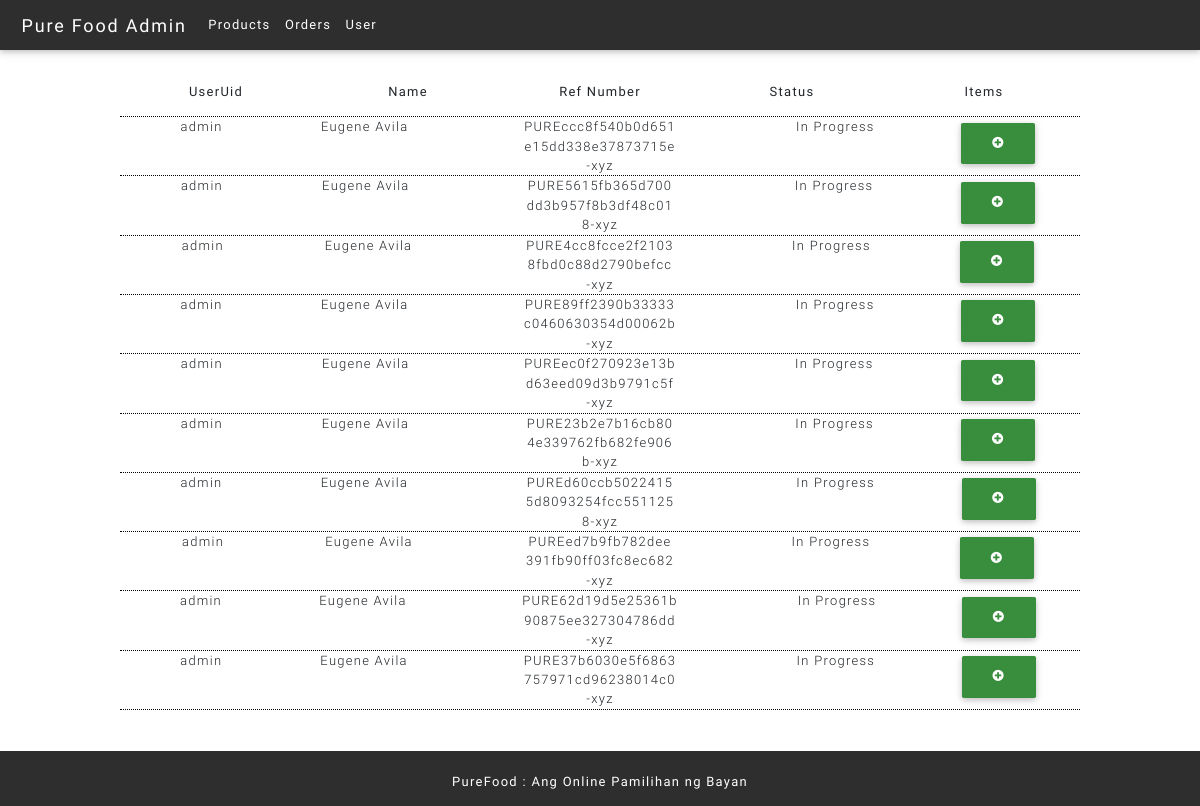
The app's page /admin/orders.php, older data.
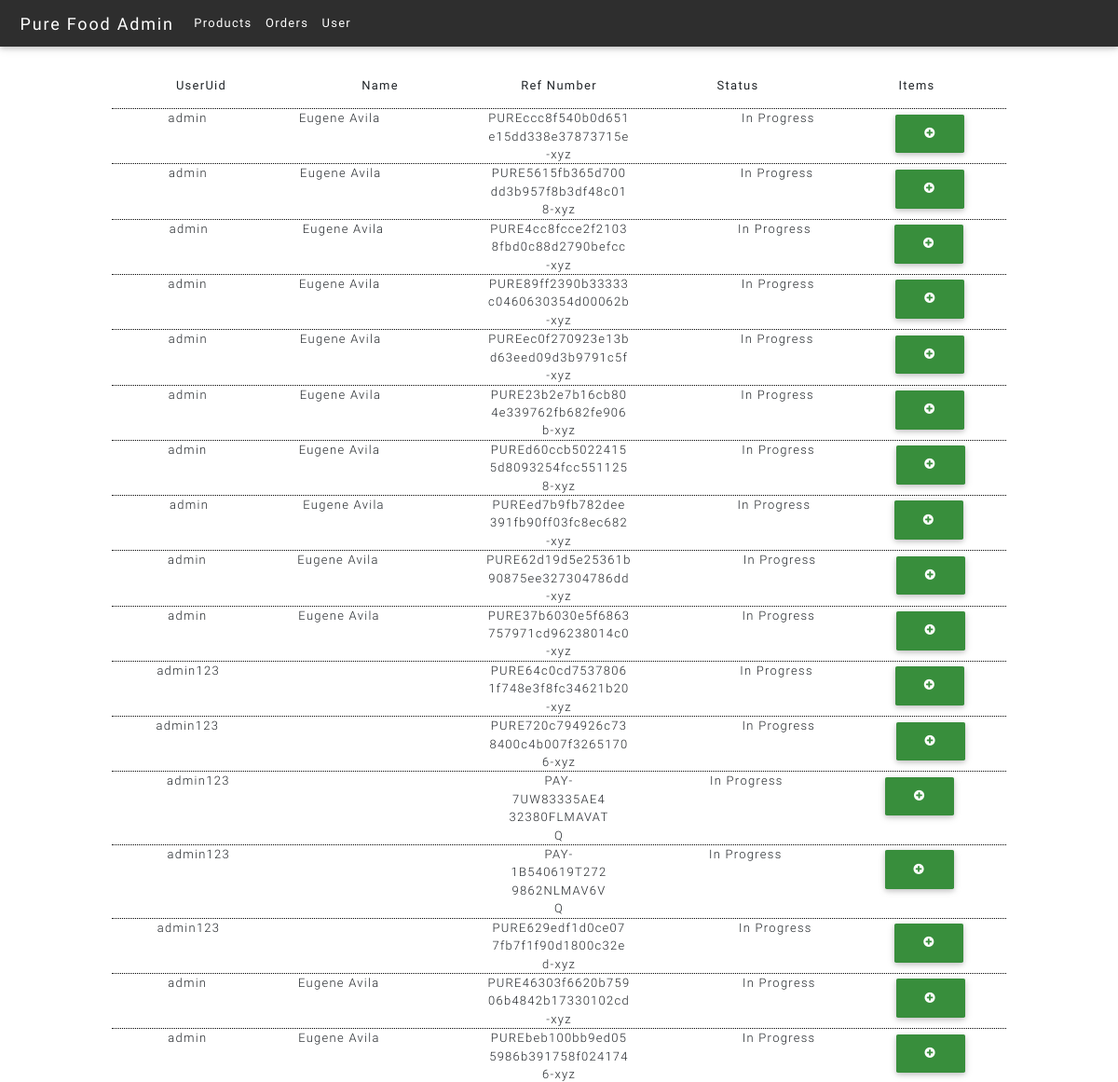
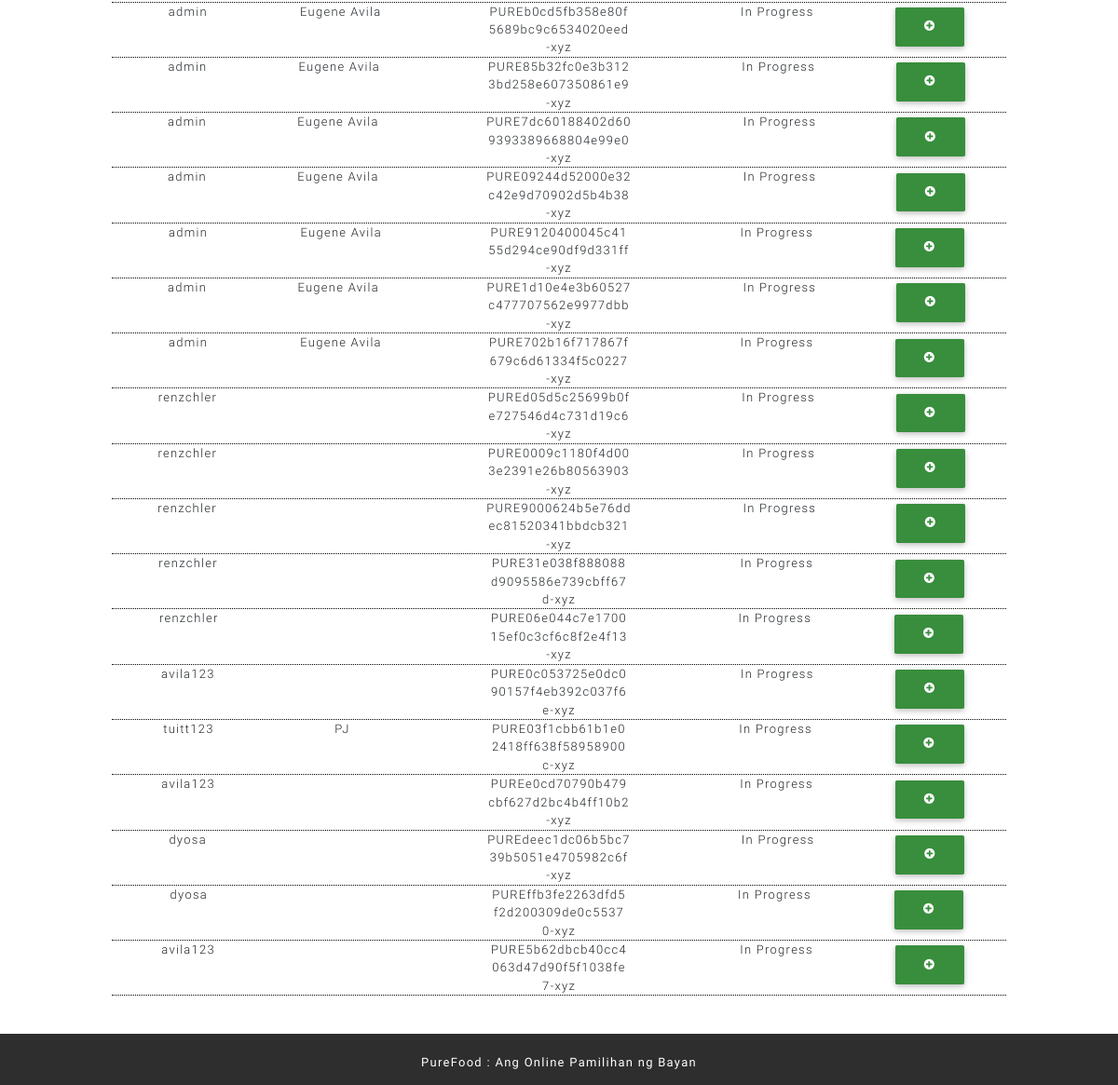
The same page, newer data (2 pictures, top to bottom).
### tables this page shows
CREATE TABLE `carts` (
  `id` int(11) NOT NULL,
  `cartUser` int(11) NOT NULL,
  `cartRefNum` varchar(255) NOT NULL,
  `cartStatus` int(2) NOT NULL DEFAULT '1'
);

CREATE TABLE `users` (
  `id` int(11) NOT NULL,
  `userFirstName` varchar(255) DEFAULT NULL,
  `userLastName` varchar(255) DEFAULT NULL,
  `userUid` varchar(255) NOT NULL,
  `userEmail` varchar(255) NOT NULL,
  `userPassword` varchar(255) NOT NULL,
  `userStreet` varchar(255) DEFAULT '" "',
  `userBrgy` varchar(255) DEFAULT '" "',
  `userCity` varchar(255) DEFAULT '" "',
  `userRole` int(11) NOT NULL DEFAULT '2',
  `userStatus` int(11) NOT NULL DEFAULT '1'
);

CREATE TABLE `orderstatuses` (
  `id` int(2) NOT NULL,
  `statusname` varchar(255) NOT NULL
);

### admin/orders.php (the view, shortened to what this page needs)
<?php
include_once './adminpartials/header.php';
include_once './adminpartials/navbar.php';
$order_qry = "SELECT u.userUid,CONCAT(u.userFirstName,' ',u.userLastName) as name,c.cartRefNum,o.statusname
FROM carts c
JOIN orderstatuses o
ON(c.cartStatus=o.id)
JOIN users u
ON(c.cartUser = u.id)";
$result_orderqry = mysqli_query($conn,$order_qry);
?>
<main class="admincontent">
    <table class="grid ordercontainer">
        <thead>
            <tr class="grid orders">
                <th><p>UserUid</p></th>
                <th><p>Name</p></th>
                <th><p>Ref Number</p></th>
                <th><p>Status</p></th>
                <th><p>Items</p></th>
            </tr>
        </thead>
        <tbody>
        <?php while($order = mysqli_fetch_assoc($result_orderqry)):
            extract($order);
        ?>
            <tr class="grid orders">
                <td><?=$userUid;?></td>
                <td><?=$name;?></td>
                <td><?=$cartRefNum;?></td>
                <td><?=$statusname;?></td>
                <td><button class="btn btn-dark-green" data-toggle="modal" data-target="#<?=$cartRefNum?>"><i class="fa fa-plus-circle" aria-hidden="true"></i></button>
                </td>
            </tr>
        <?php
            endwhile;
        ?>
        </tbody>
    </table>
</main>
<?php
include_once './adminpartials/footer.php';
?>

Row changes from the older to the newer data that the page shows:
added carts: cartUser.userUid "admin123", cartRefNum "PURE64c0cd75378061f748e3f8fc34621b20-xyz", cartStatus.statusname "In Progress"
added carts: cartUser.userUid "admin123", cartRefNum "PURE720c794926c738400c4b007f32651706-xyz", cartStatus.statusname "In Progress"
added carts: cartUser.userUid "admin123", cartRefNum "PAY-7UW83335AE432380FLMAVATQ", cartStatus.statusname "In Progress"
added carts: cartUser.userUid "admin123", cartRefNum "PAY-1B540619T2729862NLMAV6VQ", cartStatus.statusname "In Progress"
added carts: cartUser.userUid "admin123", cartRefNum "PURE629edf1d0ce077fb7f1f90d1800c32ed-xyz", cartStatus.statusname "In Progress"
added carts: cartUser.userUid "admin", name "Eugene Avila", cartRefNum "PURE46303f6620b75906b4842b17330102cd-xyz", cartStatus.statusname "In Progress"
added carts: cartUser.userUid "admin", name "Eugene Avila", cartRefNum "PUREbeb100bb9ed055986b391758f0241746-xyz", cartStatus.statusname "In Progress"
added carts: cartUser.userUid "admin", name "Eugene Avila", cartRefNum "PUREb0cd5fb358e80f5689bc9c6534020eed-xyz", cartStatus.statusname "In Progress"
added carts: cartUser.userUid "admin", name "Eugene Avila", cartRefNum "PURE85b32fc0e3b3123bd258e607350861e9-xyz", cartStatus.statusname "In Progress"
added carts: cartUser.userUid "admin", name "Eugene Avila", cartRefNum "PURE7dc60188402d609393389668804e99e0-xyz", cartStatus.statusname "In Progress"
added carts: cartUser.userUid "admin", name "Eugene Avila", cartRefNum "PURE09244d52000e32c42e9d70902d5b4b38-xyz", cartStatus.statusname "In Progress"
added carts: cartUser.userUid "admin", name "Eugene Avila", cartRefNum "PURE9120400045c4155d294ce90df9d331ff-xyz", cartStatus.statusname "In Progress"
added carts: cartUser.userUid "admin", name "Eugene Avila", cartRefNum "PURE1d10e4e3b60527c477707562e9977dbb-xyz", cartStatus.statusname "In Progress"
added carts: cartUser.userUid "admin", name "Eugene Avila", cartRefNum "PURE702b16f717867f679c6d61334f5c0227-xyz", cartStatus.statusname "In Progress"
added carts: cartUser.userUid "renzchler", cartRefNum "PUREd05d5c25699b0fe727546d4c731d19c6-xyz", cartStatus.statusname "In Progress"
added carts: cartUser.userUid "renzchler", cartRefNum "PURE0009c1180f4d003e2391e26b80563903-xyz", cartStatus.statusname "In Progress"
added carts: cartUser.userUid "renzchler", cartRefNum "PURE9000624b5e76ddec81520341bbdcb321-xyz", cartStatus.statusname "In Progress"
added carts: cartUser.userUid "renzchler", cartRefNum "PURE31e038f888088d9095586e739cbff67d-xyz", cartStatus.statusname "In Progress"
added carts: cartUser.userUid "renzchler", cartRefNum "PURE06e044c7e170015ef0c3cf6c8f2e4f13-xyz", cartStatus.statusname "In Progress"
added carts: cartUser.userUid "avila123", cartRefNum "PURE0c053725e0dc090157f4eb392c037f6e-xyz", cartStatus.statusname "In Progress"
added carts: cartUser.userUid "tuitt123", name "PJ", cartRefNum "PURE03f1cbb61b1e02418ff638f58958900c-xyz", cartStatus.statusname "In Progress"
added carts: cartUser.userUid "avila123", cartRefNum "PUREe0cd70790b479cbf627d2bc4b4ff10b2-xyz", cartStatus.statusname "In Progress"
added carts: cartUser.userUid "dyosa", cartRefNum "PUREdeec1dc06b5bc739b5051e4705982c6f-xyz", cartStatus.statusname "In Progress"
added carts: cartUser.userUid "dyosa", cartRefNum "PUREffb3fe2263dfd5f2d200309de0c55370-xyz", cartStatus.statusname "In Progress"
added carts: cartUser.userUid "avila123", cartRefNum "PURE5b62dbcb40cc4063d47d90f5f1038fe7-xyz", cartStatus.statusname "In Progress"
